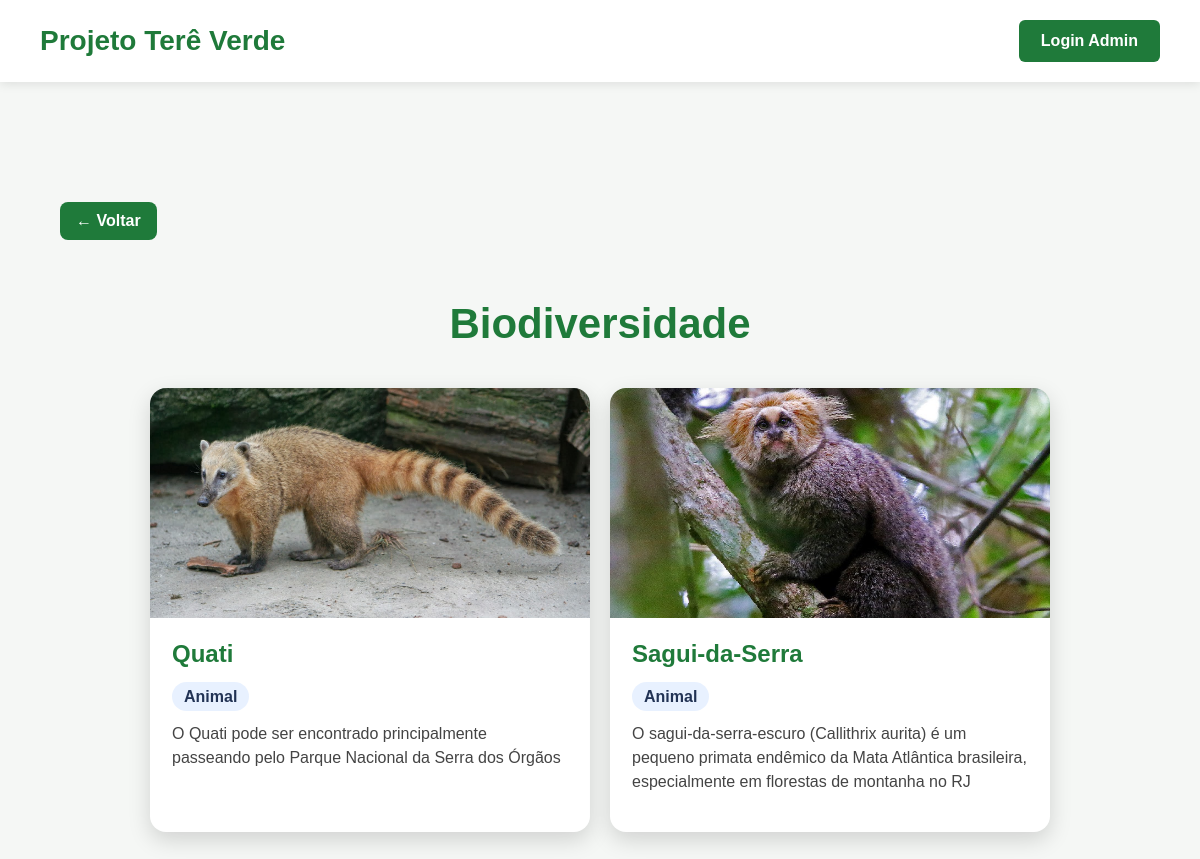
Page /biodiversity-page/ on the committed database.
### core/models.py (models this page shows, shortened)
class Biodiversity(models.Model):
    name = models.CharField("Nome", max_length=100)
    category = models.CharField("Categoria", max_length=100)
    description = models.TextField("Descrição")
    image = models.ImageField("Imagem", upload_to='biodiversity/', blank=True, null=True)
    class Meta:
        verbose_name = "Biodiversidade"
        verbose_name_plural = "Biodiversidade"

### core/views.py (the view)
# urls.py: path('biodiversity-page/', biodiversity_view),
def biodiversity_view(request):
    biodiversity = Biodiversity.objects.all()
    return render(request, 'core/biodiversity.html', {'biodiversity': biodiversity})

### core/templates/core/biodiversity.html
{% extends 'core/base.html' %}
{% block body_class %}default-page{% endblock %}
{% block content %}
<section class="list-page">
    <a href="/" class="back-home">← Voltar</a>
    <h1>Biodiversidade</h1>
    <div class="cards-grid">
        {% for item in biodiversity %}
            <div class="info-card">
                {% if item.image %}
                    <img src="{{ item.image.url }}" alt="{{ item.name }}">
                {% endif %}
                <div class="card-body">
                    <h2>{{ item.name }}</h2>
                    <span class="tag">{{ item.category }}</span>
                    <p>{{ item.description }}</p>
                </div>
            </div>
        {% endfor %}
    </div>
</section>
{% endblock %}

### core/templates/core/base.html (style rules this page uses)
body { font-family: Arial, sans-serif; margin: 0; padding: 0; }
.list-page { background: #f5f7f5; min-height: 100vh; padding: 120px 60px 60px; }
.list-page h1 { text-align: center; color: #1f7a3a; font-size: 42px; margin-bottom: 40px; }
.cards-grid { display: grid; grid-template-columns: repeat(auto-fit, minmax(280px, 1fr)); gap: 30px; }
.info-card { background: white; border-radius: 16px; overflow: hidden; box-shadow: 0 8px 22px rgba(0,0,0,0.15); text-decoration: none; color: inherit; display: block; }
.info-card img { width: 100%; height: 230px; object-fit: cover; display: block; }
.card-body { padding: 22px; }
.card-body h2 { color: #1f7a3a; margin-top: 0; }
.card-body p { color: #444; line-height: 1.5; }
.tag { background: #e8f1ff; color: #235; padding: 6px 12px; border-radius: 999px; font-weight: bold; }
.back-home { display: inline-block; margin-bottom: 25px; text-decoration: none; font-weight: bold; color: white; background-color: #1f7a3a; padding: 10px 16px; border-radius: 8px; }
.cards-grid { display: grid; grid-template-columns: repeat(auto-fit, minmax(320px, 1fr)); gap: 20px; max-width: 900px; margin: 0 auto; }
.cards-grid { display: grid; grid-template-columns: repeat(auto-fit, minmax(350px, 1fr)); gap: 20px; max-width: 900px; margin: 0 auto; }

### rows in the picture
Biodiversity: image (picture), name "Quati", category "Animal", description "O Quati pode ser encontrado principalmente passeando pelo Parque Nacional da Serra dos Órgãos"
Biodiversity: image (picture), name "Sagui-da-Serra", category "Animal", description "O sagui-da-serra-escuro (Callithrix aurita) é um pequeno primata endêmico da Mata Atlântica brasileira, especialmente em florestas de montanha no RJ"
